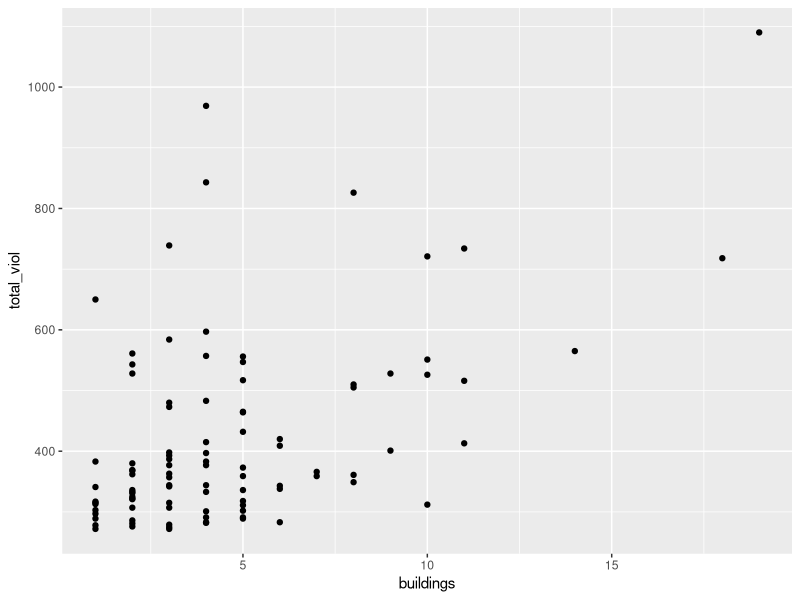
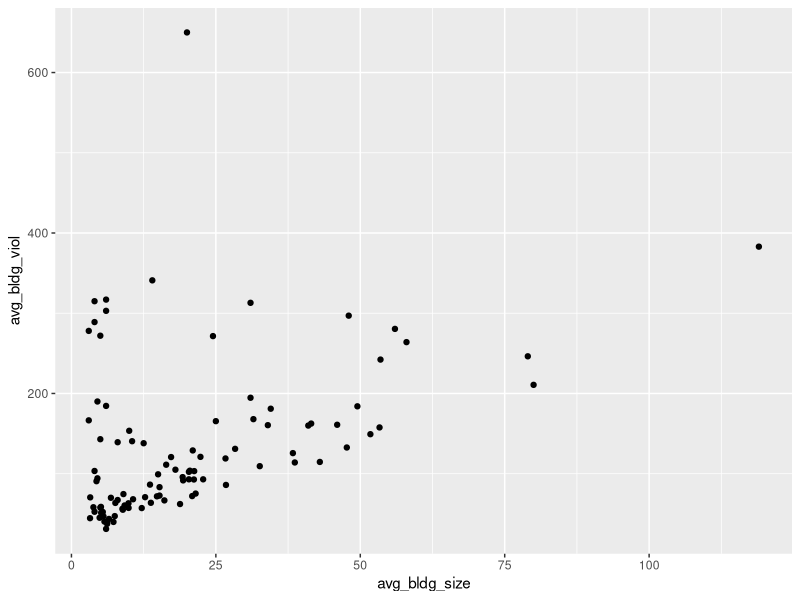
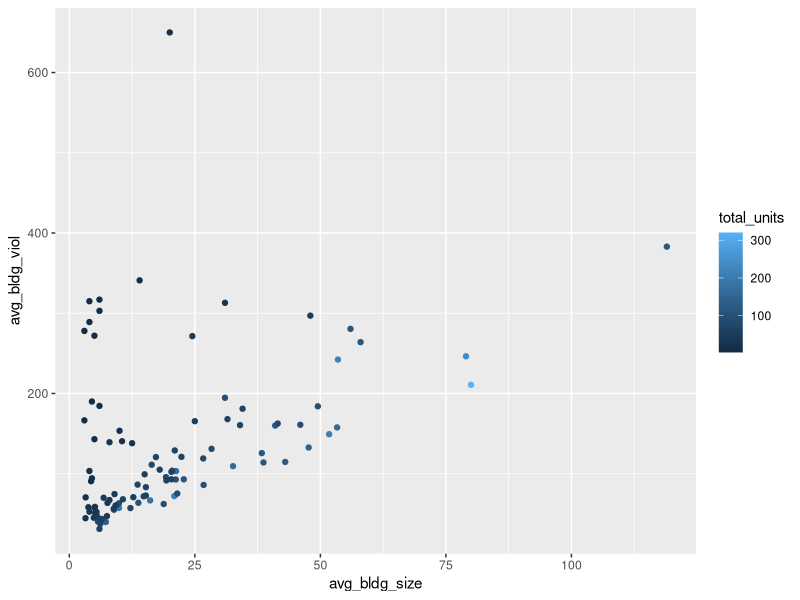
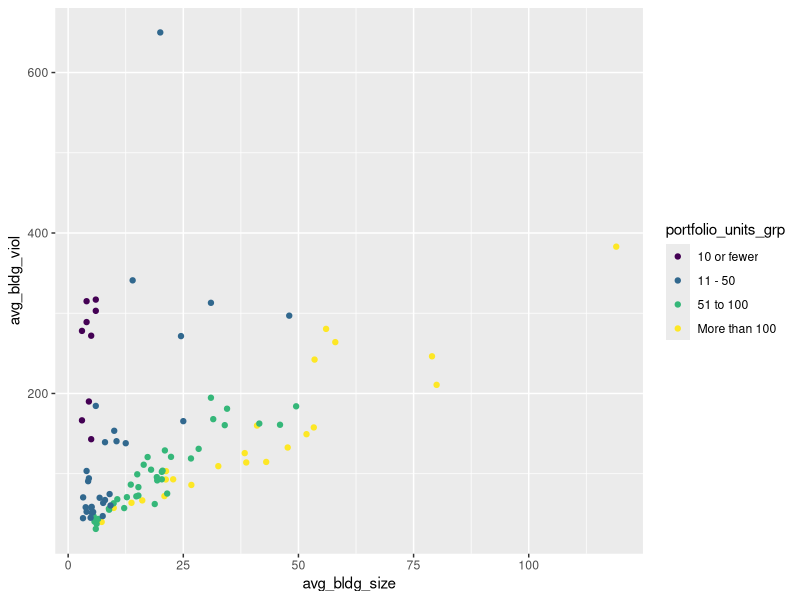
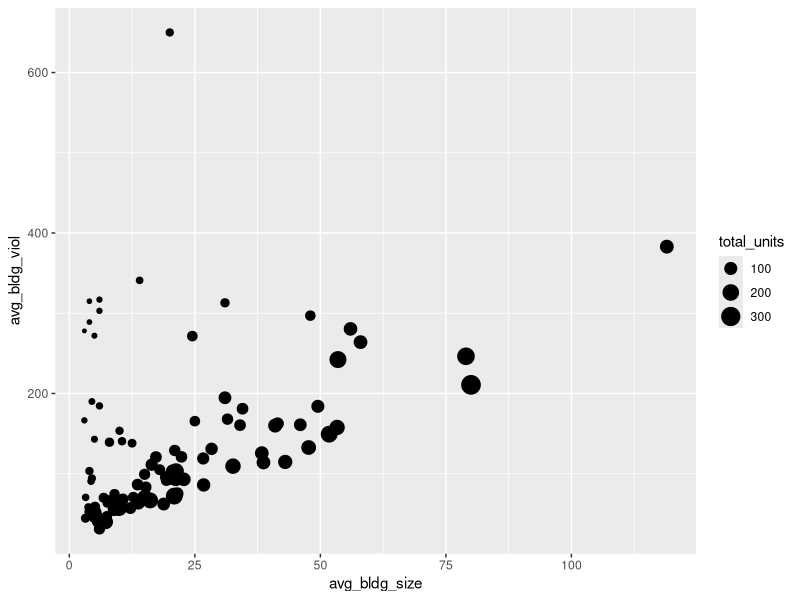
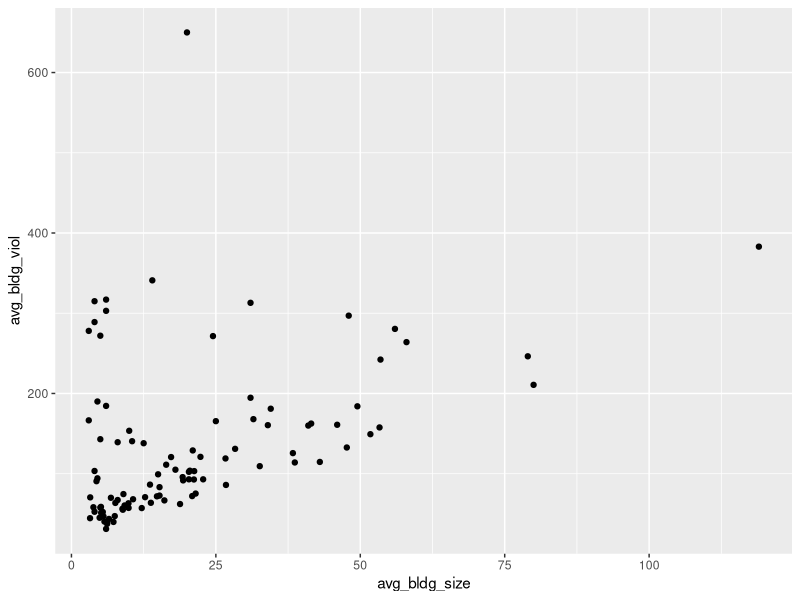
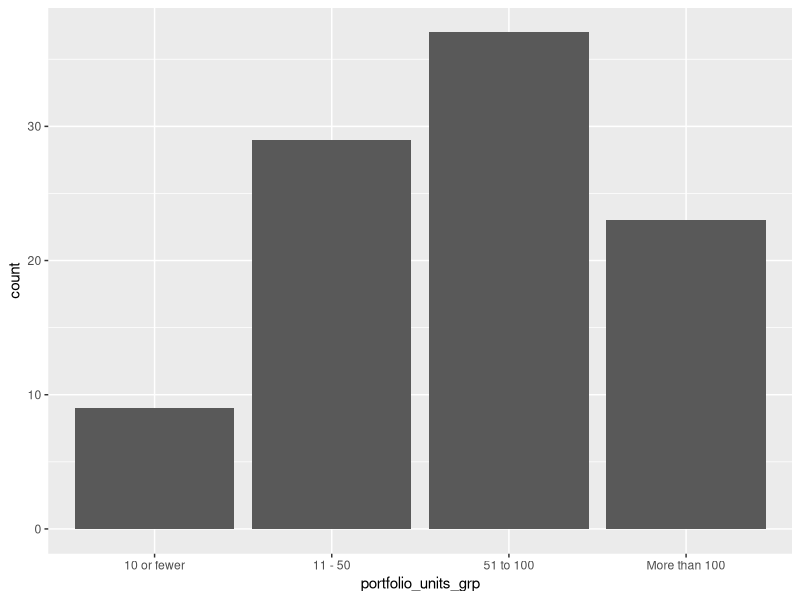
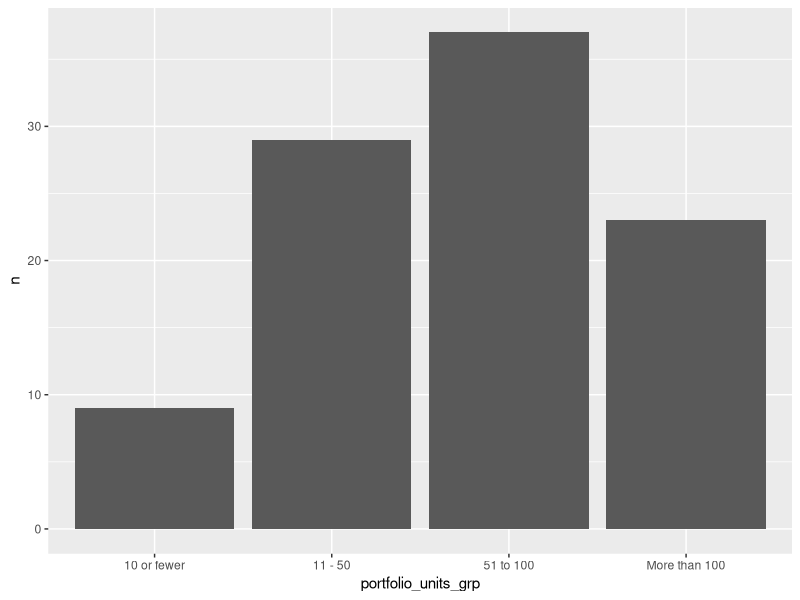

Recreate these plots in R, in order.
## ---- chunk 1
options(htmltools.dir.version = FALSE, fig.height = 5, fig.width = 7)
library(tidyverse)
landlords <- read_csv("landlord-watchlist-buildings_2018-12-08.csv") %>% 
  mutate(landlord_name = str_to_title(landlord)) %>% 
  group_by(landlord_name) %>% 
  summarize(
    buildings = n(),
    total_units = sum(units),
    portfolio_units_grp = case_when(
      total_units <= 10 ~ "10 or fewer",
      total_units <= 50 ~ "11 - 50",
      total_units <= 100 ~ "51 to 100",
      total_units > 100 ~ "More than 100"
    ) %>% ordered(levels = c("10 or fewer","11 - 50", "51 to 100","More than 100")),
    avg_bldg_size = mean(units),
    total_viol = sum(violations),
    avg_bldg_viol = mean(violations)
  ) %>% 
  ungroup() %>% 
  arrange(desc(buildings))

## ---- chunk 2
glimpse(landlords)
## ---- chunk 3
ggplot(data = landlords) + 
  aes(x = buildings, y = total_viol) + 
  geom_point()
## ---- chunk 4
ggplot(landlords) + 
  aes(x = avg_bldg_size, y = avg_bldg_viol) + #<<
  geom_point()
## ---- chunk 5
ggplot(landlords) + 
  aes(x = avg_bldg_size, y = avg_bldg_viol, color = total_units) + #<<
  geom_point()
## ---- chunk 6
ggplot(landlords) + 
  aes(x = avg_bldg_size, y = avg_bldg_viol, color = portfolio_units_grp) + #<<
  geom_point()
## ---- chunk 7
ggplot(landlords) + 
  aes(x = avg_bldg_size, y = avg_bldg_viol, size = total_units) + #<<
  geom_point()
## ---- chunk 8
ggplot(landlords) + 
  aes(x = avg_bldg_size, y = avg_bldg_viol) + 
  geom_point() #<<
## ---- chunk 9
ggplot(landlords) + 
  aes(x = portfolio_units_grp) + 
  geom_bar() #<<
## ---- chunk 10
lls_by_size <- landlords %>% 
  group_by(portfolio_units_grp) %>% 
  summarise(n = n())

ggplot(lls_by_size) + 
  aes(x = portfolio_units_grp, y = n) + 
  geom_col() #<<
## ---- chunk 11
ggplot(landlords) + 
  aes(x = total_units) + 
  geom_histogram() #<<
## ---- chunk 12
ggplot(landlords) + 
  aes(y = total_units) + 
  geom_boxplot() #<<
## ---- chunk 13
ggplot(landlords) + 
  aes(x = portfolio_units_grp) + 
  geom_bar(fill = "steelblue") #<<
## ---- chunk 14
ggplot(landlords) + 
  aes(x = avg_bldg_size, y = avg_bldg_viol, color = portfolio_units_grp) +
  geom_point(size = 2) +
  labs( #<<
    title = "Average Building size and Average", #<<
    subtitle = "1973-74 models", #<<
    x = "Average Building Size in Landlord's Porfolio", #<<
    y = "Average Violations in Landlord's Buildings", #<<
    color = "Size of Landlord's Portfolio (Units)", #<<
    caption = "Source: Public ADvocate's Landlord Watchlist (2018)" #<<
  ) #<<
